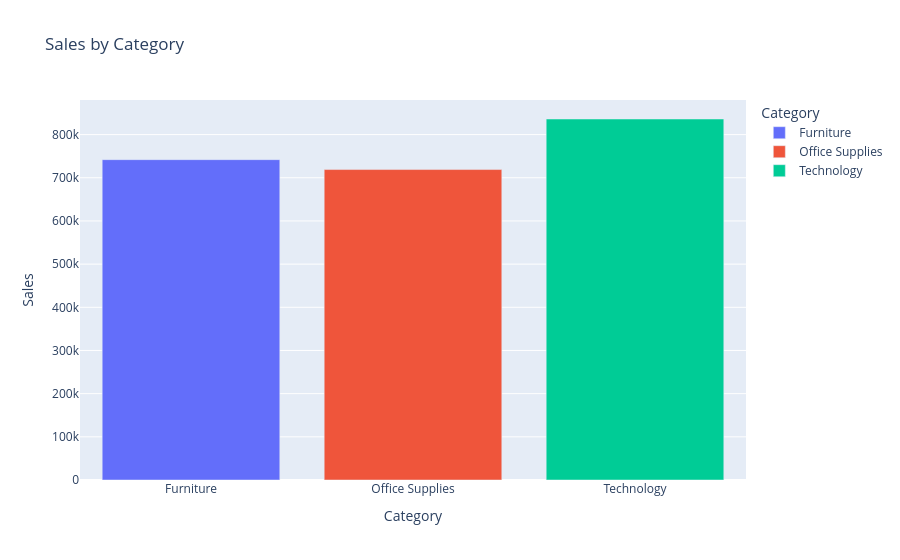

Notebook cell for this chart:
### Code cell
cat_sales = df.groupby('Category')['Sales'].sum().reset_index()
fig = px.bar(cat_sales, x='Category',y='Sales', color='Category',title='Sales by Category')
fig.show()

### Figure 1 — Plotly figure (JSON) as saved in the notebook; plotly's stock layout.template omitted (floating-point values rounded to 4 significant figures)
{"data": [{"hovertemplate": "Category=%{x}<br>Sales=%{y}<extra></extra>", "legendgroup": "Furniture", "marker": {"color": "#636efa", "pattern": {"shape": ""}}, "name": "Furniture", "orientation": "v", "showlegend": true, "textposition": "auto", "type": "bar", "x": ["Furniture"], "xaxis": "x", "y": [742000.0], "yaxis": "y"}, {"hovertemplate": "Category=%{x}<br>Sales=%{y}<extra></extra>", "legendgroup": "Office Supplies", "marker": {"color": "#EF553B", "pattern": {"shape": ""}}, "name": "Office Supplies", "orientation": "v", "showlegend": true, "textposition": "auto", "type": "bar", "x": ["Office Supplies"], "xaxis": "x", "y": [719000.0], "yaxis": "y"}, {"hovertemplate": "Category=%{x}<br>Sales=%{y}<extra></extra>", "legendgroup": "Technology", "marker": {"color": "#00cc96", "pattern": {"shape": ""}}, "name": "Technology", "orientation": "v", "showlegend": true, "textposition": "auto", "type": "bar", "x": ["Technology"], "xaxis": "x", "y": [836200.0], "yaxis": "y"}], "layout": {"barmode": "relative", "legend": {"title": {"text": "Category"}, "tracegroupgap": 0}, "title": {"text": "Sales by Category"}, "xaxis": {"anchor": "y", "categoryarray": ["Furniture", "Office Supplies", "Technology"], "categoryorder": "array", "domain": [0, 1], "title": {"text": "Category"}}, "yaxis": {"anchor": "x", "domain": [0, 1], "title": {"text": "Sales"}}}}
